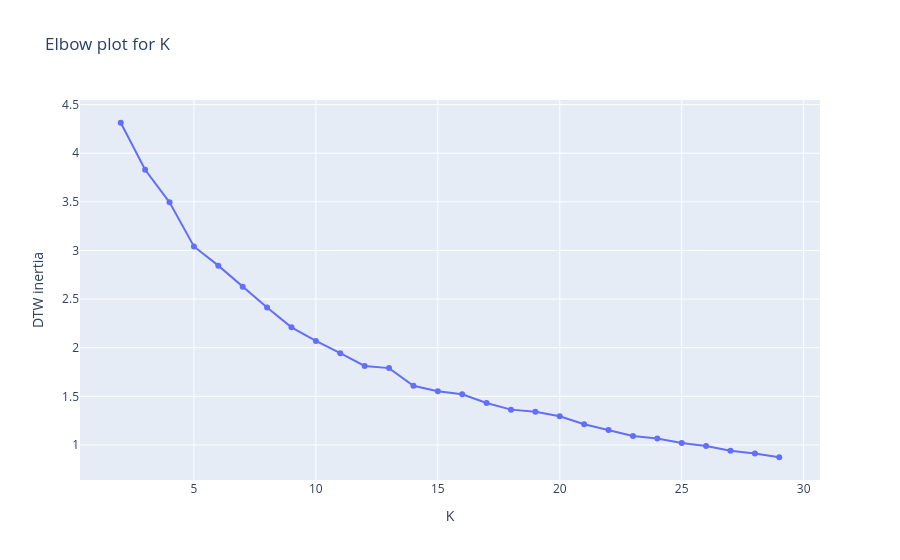

Write notebook code for a chart like this one.
### Markdown cell above
## 3. Кластеризация `TimeSeriesKMeans`

Строим кластеризацию на $k$ кластеров для нескольких значений $k$ ([2 ... 15]) и выбираем значение $k$ по методу локтя.

### Code cell
from clasterization import build_ts_matrix, plot_elbow_curve

series_ids, X_series, max_len = build_ts_matrix(train_long_scaled)
plot_elbow_curve(X_series, k_values=range(2, 30))

### Figure 1 — Plotly figure (JSON) as saved in the notebook; plotly's stock layout.template omitted (floating-point values rounded to 4 significant figures)
{"data": [{"mode": "lines+markers", "name": "DTW inertia", "type": "scatter", "x": [2, 3, 4, 5, 6, 7, 8, 9, 10, 11, 12, 13, 14, 15, 16, 17, 18, 19, 20, 21, 22, 23, 24, 25, 26, 27, 28, 29], "y": [4.313, 3.83, 3.495, 3.041, 2.844, 2.628, 2.414, 2.209, 2.07, 1.944, 1.812, 1.79, 1.609, 1.551, 1.521, 1.432, 1.363, 1.342, 1.296, 1.213, 1.153, 1.091, 1.067, 1.021, 0.9885, 0.941, 0.911, 0.8734]}], "layout": {"title": {"text": "Elbow plot for K"}, "xaxis": {"title": {"text": "K"}}, "yaxis": {"title": {"text": "DTW inertia"}}}}
